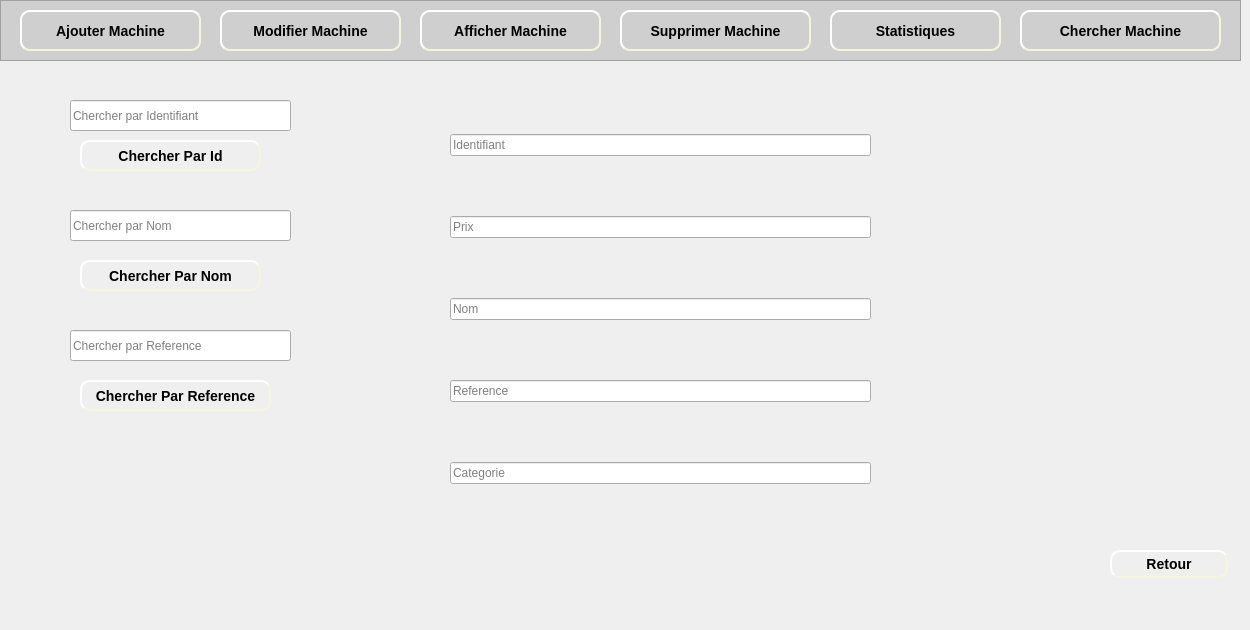
    <widget class="QWidget" name="page_14">
     <widget class="QFrame" name="frame_13">
      <property name="geometry">
       <rect>
        <x>0</x>
        <y>0</y>
        <width>1241</width>
        <height>61</height>
       </rect>
      </property>
      <property name="styleSheet">
       <string notr="true">background-color: rgb(207, 207, 207);</string>
      </property>
      <property name="frameShape">
       <enum>QFrame::StyledPanel</enum>
      </property>
      <property name="frameShadow">
       <enum>QFrame::Raised</enum>
      </property>
      <widget class="QPushButton" name="pushButton_ajouterMachine_8">
       <property name="geometry">
        <rect>
         <x>20</x>
         <y>10</y>
         <width>181</width>
         <height>41</height>
        </rect>
       </property>
       <property name="styleSheet">
        <string notr="true">#pushButton_ajouterMachine_8
{
	background-color: rgb(207, 207, 207);
	border-color: beige;
border-style: outset;
  border-width: 2px;
  border-radius: 10px;
  font: bold 14px;
  min-width: 6em;
  padding: 6px;

}
#pushButton_ajouterMachine_8:hover
{
	border-color: blue;
}</string>
       </property>
       <property name="text">
        <string>Ajouter Machine</string>
       </property>
      </widget>
      <widget class="QLabel" name="label_117">
       <property name="geometry">
        <rect>
         <x>30</x>
         <y>20</y>
         <width>21</width>
         <height>21</height>
        </rect>
       </property>
       <property name="text">
        <string/>
       </property>
       <property name="pixmap">
        <pixmap>../Bouttons/ajouMachine-removebg-preview.png</pixmap>
       </property>
       <property name="scaledContents">
        <bool>true</bool>
       </property>
      </widget>
      <widget class="QPushButton" name="pushButton_modifierMachine_8">
       <property name="geometry">
        <rect>
         <x>220</x>
         <y>10</y>
         <width>181</width>
         <height>41</height>
        </rect>
       </property>
       <property name="styleSheet">
        <string notr="true">#pushButton_modifierMachine_8
{
	background-color: rgb(207, 207, 207);
	border-color: beige;
border-style: outset;
  border-width: 2px;
  border-radius: 10px;
  font: bold 14px;
  min-width: 6em;
  padding: 6px;

}
#pushButton_modifierMachine_8:hover
{
	border-color: blue;
}</string>
       </property>
       <property name="text">
        <string>Modifier Machine</string>
       </property>
      </widget>
      <widget class="QLabel" name="label_118">
       <property name="geometry">
        <rect>
         <x>230</x>
         <y>20</y>
         <width>21</width>
         <height>21</height>
        </rect>
       </property>
       <property name="text">
        <string/>
       </property>
       <property name="pixmap">
        <pixmap>../Bouttons/modifier-removebg-preview.png</pixmap>
       </property>
       <property name="scaledContents">
        <bool>true</bool>
       </property>
      </widget>
      <widget class="QPushButton" name="pushButton_afficherMachine_7">
       <property name="geometry">
        <rect>
         <x>420</x>
         <y>10</y>
         <width>181</width>
         <height>41</height>
        </rect>
       </property>
       <property name="styleSheet">
        <string notr="true">#pushButton_afficherMachine_7
{

	border-color: beige;
border-style: outset;
  border-width: 2px;
  border-radius: 10px;
  font: bold 14px;
  min-width: 6em;
  padding: 6px;

}
#pushButton_afficherMachine_7:hover
{
	border-color: blue;
}</string>
       </property>
       <property name="text">
        <string>Afficher Machine</string>
       </property>
      </widget>
      <widget class="QLabel" name="label_119">
       <property name="geometry">
        <rect>
         <x>430</x>
         <y>20</y>
         <width>21</width>
         <height>21</height>
        </rect>
       </property>
       <property name="text">
        <string/>
       </property>
       <property name="pixmap">
        <pixmap>../Bouttons/afficher-removebg-preview.png</pixmap>
       </property>
       <property name="scaledContents">
        <bool>true</bool>
       </property>
      </widget>
      <widget class="QPushButton" name="pushButton_supprimerMachine_7">
       <property name="geometry">
        <rect>
         <x>620</x>
         <y>10</y>
         <width>191</width>
         <height>41</height>
        </rect>
       </property>
       <property name="styleSheet">
        <string notr="true">#pushButton_supprimerMachine_7
{
	background-color: rgb(207, 207, 207);
	border-color: beige;
border-style: outset;
  border-width: 2px;
  border-radius: 10px;
  font: bold 14px;
  min-width: 6em;
  padding: 6px;

}
#pushButton_supprimerMachine_7:hover
{
	border-color: blue;
}</string>
       </property>
       <property name="text">
        <string>Supprimer Machine</string>
       </property>
      </widget>
      <widget class="QLabel" name="label_120">
       <property name="geometry">
        <rect>
         <x>630</x>
         <y>20</y>
         <width>16</width>
         <height>20</height>
        </rect>
       </property>
       <property name="text">
        <string/>
       </property>
       <property name="pixmap">
        <pixmap>../Bouttons/supprimerMachine-removebg-preview.png</pixmap>
       </property>
       <property name="scaledContents">
        <bool>true</bool>
       </property>
      </widget>
      <widget class="QPushButton" name="pushButton_statistiques_7">
       <property name="geometry">
        <rect>
         <x>830</x>
         <y>10</y>
         <width>171</width>
         <height>41</height>
        </rect>
       </property>
       <property name="styleSheet">
        <string notr="true">#pushButton_statistiques_7
{
	background-color: rgb(207, 207, 207);
	border-color: beige;
border-style: outset;
  border-width: 2px;
  border-radius: 10px;
  font: bold 14px;
  min-width: 6em;
  padding: 6px;

}
#pushButton_statistiques_7:hover
{
	border-color: blue;
}</string>
       </property>
       <property name="text">
        <string>Statistiques</string>
       </property>
      </widget>
      <widget class="QLabel" name="label_121">
       <property name="geometry">
        <rect>
         <x>840</x>
         <y>20</y>
         <width>21</width>
         <height>21</height>
        </rect>
       </property>
       <property name="text">
        <string/>
       </property>
       <property name="pixmap">
        <pixmap>../Bouttons/stat-removebg-preview.png</pixmap>
       </property>
       <property name="scaledContents">
        <bool>true</bool>
       </property>
      </widget>
      <widget class="QPushButton" name="pushButton_chercherMachine_7">
       <property name="geometry">
        <rect>
         <x>1020</x>
         <y>10</y>
         <width>201</width>
         <height>41</height>
        </rect>
       </property>
       <property name="styleSheet">
        <string notr="true">#pushButton_chercherMachine_7
{

	border-color: beige;
border-style: outset;
  border-width: 2px;
  border-radius: 10px;
  font: bold 14px;
  min-width: 6em;
  padding: 6px;

}
#pushButton_chercherMachine_7:hover
{
	border-color: blue;
}</string>
       </property>
       <property name="text">
        <string>Chercher Machine</string>
       </property>
      </widget>
      <widget class="QLabel" name="label_122">
       <property name="geometry">
        <rect>
         <x>1030</x>
         <y>20</y>
         <width>21</width>
         <height>21</height>
        </rect>
       </property>
       <property name="text">
        <string/>
       </property>
       <property name="pixmap">
        <pixmap>../Bouttons/consulter-removebg-preview.png</pixmap>
       </property>
       <property name="scaledContents">
        <bool>true</bool>
       </property>
      </widget>
     </widget>
     <widget class="QLabel" name="label_123">
      <property name="geometry">
       <rect>
        <x>0</x>
        <y>60</y>
        <width>1241</width>
        <height>561</height>
       </rect>
      </property>
      <property name="text">
       <string/>
      </property>
      <property name="pixmap">
       <pixmap>../Bouttons/fontFinal.jpg</pixmap>
      </property>
     </widget>
     <widget class="QLineEdit" name="lineEdit_chercherNom_2">
      <property name="geometry">
       <rect>
        <x>70</x>
        <y>210</y>
        <width>221</width>
        <height>31</height>
       </rect>
      </property>
      <property name="placeholderText">
       <string>Chercher par Nom</string>
      </property>
     </widget>
     <widget class="QLineEdit" name="lineEdit_chercherID">
      <property name="geometry">
       <rect>
        <x>70</x>
        <y>100</y>
        <width>221</width>
        <height>31</height>
       </rect>
      </property>
      <property name="placeholderText">
       <string>Chercher par Identifiant</string>
      </property>
     </widget>
     <widget class="QLineEdit" name="lineEdit_chercherReference">
      <property name="geometry">
       <rect>
        <x>70</x>
        <y>330</y>
        <width>221</width>
        <height>31</height>
       </rect>
      </property>
      <property name="placeholderText">
       <string>Chercher par Reference</string>
      </property>
     </widget>
     <widget class="QPushButton" name="pushButton_chercherMachine_8">
      <property name="geometry">
       <rect>
        <x>80</x>
        <y>140</y>
        <width>181</width>
        <height>31</height>
       </rect>
      </property>
      <property name="styleSheet">
       <string notr="true">#pushButton_chercherMachine_8
{

	border-color: beige;
border-style: outset;
  border-width: 2px;
  border-radius: 10px;
  font: bold 14px;
  min-width: 6em;
  padding: 6px;

}
#pushButton_chercherMachine_8:hover
{
	border-color: blue;
}</string>
      </property>
      <property name="text">
       <string>Chercher Par Id</string>
      </property>
     </widget>
     <widget class="QWidget" name="verticalLayoutWidget_13">
      <property name="geometry">
       <rect>
        <x>450</x>
        <y>80</y>
        <width>421</width>
        <height>461</height>
       </rect>
      </property>
      <layout class="QVBoxLayout" name="verticalLayout_12">
       <item>
        <widget class="QLineEdit" name="lineEdit_idMachine_3">
         <property name="placeholderText">
          <string>Identifiant</string>
         </property>
        </widget>
       </item>
       <item>
        <widget class="QLineEdit" name="lineEdit_prix_4">
         <property name="placeholderText">
          <string>Prix</string>
         </property>
        </widget>
       </item>
       <item>
        <widget class="QLineEdit" name="lineEdit_nom_8">
         <property name="placeholderText">
          <string>Nom</string>
         </property>
        </widget>
       </item>
       <item>
        <widget class="QLineEdit" name="lineEdit_reference_4">
         <property name="placeholderText">
          <string>Reference</string>
         </property>
        </widget>
       </item>
       <item>
        <widget class="QLineEdit" name="lineEdit_categorie_4">
         <property name="placeholderText">
          <string>Categorie</string>
         </property>
        </widget>
       </item>
      </layout>
     </widget>
     <widget class="QPushButton" name="pushButton_retour_11">
      <property name="geometry">
       <rect>
        <x>1110</x>
        <y>550</y>
        <width>118</width>
        <height>28</height>
       </rect>
      </property>
      <property name="styleSheet">
       <string notr="true">#pushButton_retour_11
{
	
	border-color: beige;
border-style: outset;
  border-width: 2px;
  border-radius: 10px;
  font: bold 14px;
  min-width: 6em;
  padding: 6px;

}
#pushButton_retour_11:hover
{
	border-color: blue;
}</string>
      </property>
      <property name="text">
       <string>Retour</string>
      </property>
     </widget>
     <widget class="QLabel" name="label_124">
      <property name="geometry">
       <rect>
        <x>1120</x>
        <y>560</y>
        <width>21</width>
        <height>16</height>
       </rect>
      </property>
      <property name="text">
       <string/>
      </property>
      <property name="pixmap">
       <pixmap>../Bouttons/retour-removebg-preview.png</pixmap>
      </property>
      <property name="scaledContents">
       <bool>true</bool>
      </property>
     </widget>
     <widget class="QPushButton" name="pushButton_chercherMachine_9">
      <property name="geometry">
       <rect>
        <x>80</x>
        <y>260</y>
        <width>181</width>
        <height>31</height>
       </rect>
      </property>
      <property name="styleSheet">
       <string notr="true">#pushButton_chercherMachine_9
{

	border-color: beige;
border-style: outset;
  border-width: 2px;
  border-radius: 10px;
  font: bold 14px;
  min-width: 6em;
  padding: 6px;

}
#pushButton_chercherMachine_9:hover
{
	border-color: blue;
}</string>
      </property>
      <property name="text">
       <string>Chercher Par Nom</string>
      </property>
     </widget>
     <widget class="QPushButton" name="pushButton_chercherMachine_10">
      <property name="geometry">
       <rect>
        <x>80</x>
        <y>380</y>
        <width>191</width>
        <height>31</height>
       </rect>
      </property>
      <property name="styleSheet">
       <string notr="true">#pushButton_chercherMachine_10
{

	border-color: beige;
border-style: outset;
  border-width: 2px;
  border-radius: 10px;
  font: bold 14px;
  min-width: 6em;
  padding: 6px;

}
#pushButton_chercherMachine_10:hover
{
	border-color: blue;
}</string>
      </property>
      <property name="text">
       <string>Chercher Par Reference</string>
      </property>
     </widget>
    </widget>
